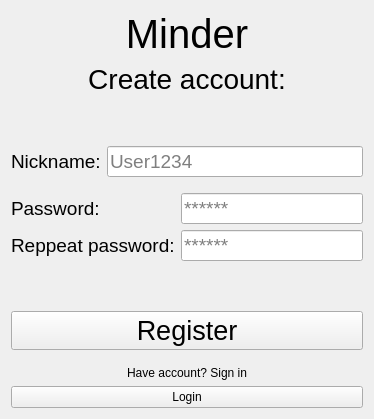
<?xml version="1.0" encoding="UTF-8"?>
<ui version="4.0">
 <class>RegisterWindow</class>
 <widget class="QWidget" name="RegisterWindow">
  <property name="geometry">
   <rect>
    <x>0</x>
    <y>0</y>
    <width>374</width>
    <height>419</height>
   </rect>
  </property>
  <property name="windowTitle">
   <string>Form</string>
  </property>
  <layout class="QVBoxLayout" name="verticalLayout_5">
   <item>
    <widget class="QLabel" name="labelMinder">
     <property name="font">
      <font>
       <pointsize>30</pointsize>
      </font>
     </property>
     <property name="text">
      <string>Minder</string>
     </property>
     <property name="alignment">
      <set>Qt::AlignCenter</set>
     </property>
    </widget>
   </item>
   <item>
    <widget class="QLabel" name="labelTitle">
     <property name="font">
      <font>
       <pointsize>21</pointsize>
      </font>
     </property>
     <property name="text">
      <string>Create account:</string>
     </property>
     <property name="alignment">
      <set>Qt::AlignCenter</set>
     </property>
     <property name="margin">
      <number>8</number>
     </property>
    </widget>
   </item>
   <item>
    <spacer name="verticalSpacer_6">
     <property name="orientation">
      <enum>Qt::Vertical</enum>
     </property>
     <property name="sizeHint" stdset="0">
      <size>
       <width>20</width>
       <height>40</height>
      </size>
     </property>
    </spacer>
   </item>
   <item>
    <layout class="QVBoxLayout" name="verticalLayout_3">
     <item>
      <layout class="QFormLayout" name="formLayout_3">
       <item row="0" column="0">
        <widget class="QLabel" name="labelNickname">
         <property name="font">
          <font>
           <pointsize>14</pointsize>
          </font>
         </property>
         <property name="text">
          <string>Nickname:</string>
         </property>
         <property name="margin">
          <number>8</number>
         </property>
        </widget>
       </item>
       <item row="0" column="1">
        <widget class="QLineEdit" name="lineNickname">
         <property name="font">
          <font>
           <pointsize>14</pointsize>
          </font>
         </property>
         <property name="alignment">
          <set>Qt::AlignLeading|Qt::AlignLeft|Qt::AlignVCenter</set>
         </property>
         <property name="placeholderText">
          <string>User1234</string>
         </property>
        </widget>
       </item>
      </layout>
     </item>
     <item>
      <spacer name="verticalSpacer">
       <property name="orientation">
        <enum>Qt::Vertical</enum>
       </property>
       <property name="sizeType">
        <enum>QSizePolicy::Minimum</enum>
       </property>
       <property name="sizeHint" stdset="0">
        <size>
         <width>10</width>
         <height>10</height>
        </size>
       </property>
      </spacer>
     </item>
     <item>
      <layout class="QFormLayout" name="formLayout_4">
       <item row="0" column="0">
        <widget class="QLabel" name="labelPassword">
         <property name="font">
          <font>
           <pointsize>14</pointsize>
          </font>
         </property>
         <property name="text">
          <string>Password:</string>
         </property>
         <property name="margin">
          <number>8</number>
         </property>
        </widget>
       </item>
       <item row="0" column="1">
        <widget class="QLineEdit" name="linePassword">
         <property name="font">
          <font>
           <pointsize>14</pointsize>
          </font>
         </property>
         <property name="echoMode">
          <enum>QLineEdit::Password</enum>
         </property>
         <property name="alignment">
          <set>Qt::AlignLeading|Qt::AlignLeft|Qt::AlignVCenter</set>
         </property>
         <property name="placeholderText">
          <string>******</string>
         </property>
        </widget>
       </item>
       <item row="1" column="0">
        <widget class="QLabel" name="labelRepeatPassword">
         <property name="font">
          <font>
           <pointsize>14</pointsize>
          </font>
         </property>
         <property name="text">
          <string>Reppeat password:</string>
         </property>
         <property name="margin">
          <number>8</number>
         </property>
        </widget>
       </item>
       <item row="1" column="1">
        <widget class="QLineEdit" name="lineRepeatPassword">
         <property name="font">
          <font>
           <pointsize>14</pointsize>
          </font>
         </property>
         <property name="echoMode">
          <enum>QLineEdit::Password</enum>
         </property>
         <property name="alignment">
          <set>Qt::AlignLeading|Qt::AlignLeft|Qt::AlignVCenter</set>
         </property>
         <property name="placeholderText">
          <string>******</string>
         </property>
        </widget>
       </item>
      </layout>
     </item>
    </layout>
   </item>
   <item>
    <spacer name="verticalSpacer_2">
     <property name="orientation">
      <enum>Qt::Vertical</enum>
     </property>
     <property name="sizeHint" stdset="0">
      <size>
       <width>20</width>
       <height>40</height>
      </size>
     </property>
    </spacer>
   </item>
   <item>
    <layout class="QVBoxLayout" name="verticalLayout_4">
     <item>
      <widget class="QPushButton" name="btnRegister">
       <property name="sizePolicy">
        <sizepolicy hsizetype="Minimum" vsizetype="Fixed">
         <horstretch>0</horstretch>
         <verstretch>0</verstretch>
        </sizepolicy>
       </property>
       <property name="font">
        <font>
         <pointsize>20</pointsize>
        </font>
       </property>
       <property name="cursor">
        <cursorShape>PointingHandCursor</cursorShape>
       </property>
       <property name="contextMenuPolicy">
        <enum>Qt::DefaultContextMenu</enum>
       </property>
       <property name="toolTipDuration">
        <number>-1</number>
       </property>
       <property name="layoutDirection">
        <enum>Qt::LeftToRight</enum>
       </property>
       <property name="autoFillBackground">
        <bool>false</bool>
       </property>
       <property name="text">
        <string>Register</string>
       </property>
       <property name="autoDefault">
        <bool>false</bool>
       </property>
      </widget>
     </item>
     <item>
      <spacer name="verticalSpacer_5">
       <property name="orientation">
        <enum>Qt::Vertical</enum>
       </property>
       <property name="sizeType">
        <enum>QSizePolicy::Minimum</enum>
       </property>
       <property name="sizeHint" stdset="0">
        <size>
         <width>0</width>
         <height>10</height>
        </size>
       </property>
      </spacer>
     </item>
     <item>
      <widget class="QLabel" name="labelRegister">
       <property name="text">
        <string>Have account? Sign in</string>
       </property>
       <property name="alignment">
        <set>Qt::AlignCenter</set>
       </property>
      </widget>
     </item>
     <item>
      <widget class="QPushButton" name="btnLogin">
       <property name="cursor">
        <cursorShape>PointingHandCursor</cursorShape>
       </property>
       <property name="text">
        <string>Login</string>
       </property>
      </widget>
     </item>
    </layout>
   </item>
  </layout>
 </widget>
 <resources/>
 <connections/>
</ui>
